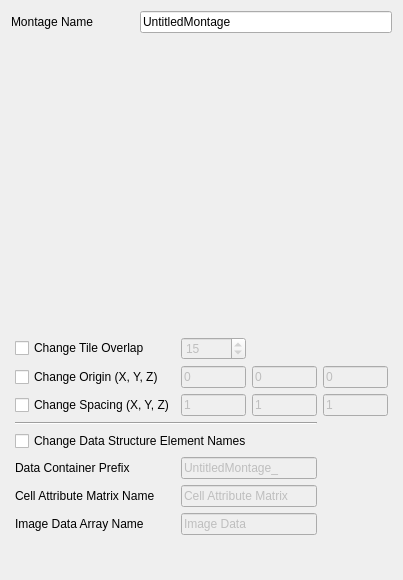
<?xml version="1.0" encoding="UTF-8"?>
<ui version="4.0">
 <class>EnterFijiDataPage</class>
 <widget class="QWizardPage" name="EnterFijiDataPage">
  <property name="geometry">
   <rect>
    <x>0</x>
    <y>0</y>
    <width>403</width>
    <height>580</height>
   </rect>
  </property>
  <property name="windowTitle">
   <string>WizardPage</string>
  </property>
  <layout class="QGridLayout" name="gridLayout" columnstretch="0,0,0">
   <property name="sizeConstraint">
    <enum>QLayout::SetDefaultConstraint</enum>
   </property>
   <item row="3" column="0" colspan="3">
    <layout class="QGridLayout" name="advancedGridLayout">
     <property name="leftMargin">
      <number>4</number>
     </property>
     <property name="topMargin">
      <number>4</number>
     </property>
     <property name="rightMargin">
      <number>4</number>
     </property>
     <property name="bottomMargin">
      <number>4</number>
     </property>
     <item row="9" column="1" colspan="2">
      <widget class="QLineEdit" name="imageArrayNameLE">
       <property name="enabled">
        <bool>false</bool>
       </property>
       <property name="text">
        <string>Image Data</string>
       </property>
      </widget>
     </item>
     <item row="2" column="0">
      <widget class="QCheckBox" name="changeSpacingCB">
       <property name="text">
        <string>Change Spacing (X, Y, Z)</string>
       </property>
      </widget>
     </item>
     <item row="2" column="2">
      <widget class="QLineEdit" name="spacingY">
       <property name="enabled">
        <bool>false</bool>
       </property>
       <property name="text">
        <string>1</string>
       </property>
      </widget>
     </item>
     <item row="2" column="3">
      <widget class="QLineEdit" name="spacingZ">
       <property name="enabled">
        <bool>false</bool>
       </property>
       <property name="text">
        <string>1</string>
       </property>
      </widget>
     </item>
     <item row="2" column="1">
      <widget class="QLineEdit" name="spacingX">
       <property name="enabled">
        <bool>false</bool>
       </property>
       <property name="text">
        <string>1</string>
       </property>
      </widget>
     </item>
     <item row="7" column="1" colspan="2">
      <widget class="QLineEdit" name="imageDataContainerPrefixLE">
       <property name="enabled">
        <bool>false</bool>
       </property>
       <property name="text">
        <string>UntitledMontage_</string>
       </property>
      </widget>
     </item>
     <item row="4" column="0" colspan="3">
      <widget class="Line" name="line">
       <property name="orientation">
        <enum>Qt::Horizontal</enum>
       </property>
      </widget>
     </item>
     <item row="9" column="0">
      <widget class="QLabel" name="label_16">
       <property name="text">
        <string>Image Data Array Name</string>
       </property>
      </widget>
     </item>
     <item row="7" column="0">
      <widget class="QLabel" name="label_14">
       <property name="text">
        <string>Data Container Prefix</string>
       </property>
      </widget>
     </item>
     <item row="8" column="1" colspan="2">
      <widget class="QLineEdit" name="cellAttrMatrixNameLE">
       <property name="enabled">
        <bool>false</bool>
       </property>
       <property name="text">
        <string>Cell Attribute Matrix</string>
       </property>
      </widget>
     </item>
     <item row="8" column="0">
      <widget class="QLabel" name="label_15">
       <property name="text">
        <string>Cell Attribute Matrix Name</string>
       </property>
      </widget>
     </item>
     <item row="0" column="0">
      <widget class="QCheckBox" name="changeTileOverlapCB">
       <property name="text">
        <string>Change Tile Overlap</string>
       </property>
      </widget>
     </item>
     <item row="0" column="1">
      <widget class="QSpinBox" name="tileOverlapSB">
       <property name="enabled">
        <bool>false</bool>
       </property>
       <property name="maximum">
        <number>100</number>
       </property>
       <property name="value">
        <number>15</number>
       </property>
      </widget>
     </item>
     <item row="6" column="0" colspan="3">
      <widget class="QCheckBox" name="manualDCAElementNamesCB">
       <property name="text">
        <string>Change Data Structure Element Names</string>
       </property>
      </widget>
     </item>
     <item row="1" column="0">
      <widget class="QCheckBox" name="changeOriginCB">
       <property name="text">
        <string>Change Origin (X, Y, Z)</string>
       </property>
      </widget>
     </item>
     <item row="1" column="1">
      <widget class="QLineEdit" name="originX">
       <property name="enabled">
        <bool>false</bool>
       </property>
       <property name="text">
        <string>0</string>
       </property>
      </widget>
     </item>
     <item row="1" column="2">
      <widget class="QLineEdit" name="originY">
       <property name="enabled">
        <bool>false</bool>
       </property>
       <property name="text">
        <string>0</string>
       </property>
      </widget>
     </item>
     <item row="1" column="3">
      <widget class="QLineEdit" name="originZ">
       <property name="enabled">
        <bool>false</bool>
       </property>
       <property name="text">
        <string>0</string>
       </property>
      </widget>
     </item>
    </layout>
   </item>
   <item row="4" column="0" colspan="3">
    <spacer name="verticalSpacer">
     <property name="orientation">
      <enum>Qt::Vertical</enum>
     </property>
     <property name="sizeType">
      <enum>QSizePolicy::Preferred</enum>
     </property>
     <property name="sizeHint" stdset="0">
      <size>
       <width>20</width>
       <height>30</height>
      </size>
     </property>
    </spacer>
   </item>
   <item row="1" column="0">
    <widget class="QLabel" name="label_17">
     <property name="text">
      <string>Montage Name</string>
     </property>
    </widget>
   </item>
   <item row="1" column="1" colspan="2">
    <widget class="QLineEdit" name="montageNameLE">
     <property name="text">
      <string>UntitledMontage</string>
     </property>
    </widget>
   </item>
   <item row="2" column="0" colspan="3">
    <widget class="FijiListWidget" name="fijiListWidget" native="true"/>
   </item>
  </layout>
 </widget>
 <customwidgets>
  <customwidget>
   <class>FijiListWidget</class>
   <extends>QWidget</extends>
   <header>FijiListWidget.h</header>
   <container>1</container>
  </customwidget>
 </customwidgets>
 <tabstops>
  <tabstop>montageNameLE</tabstop>
  <tabstop>changeTileOverlapCB</tabstop>
  <tabstop>tileOverlapSB</tabstop>
  <tabstop>manualDCAElementNamesCB</tabstop>
  <tabstop>imageDataContainerPrefixLE</tabstop>
  <tabstop>cellAttrMatrixNameLE</tabstop>
  <tabstop>imageArrayNameLE</tabstop>
 </tabstops>
 <resources/>
 <connections/>
</ui>
